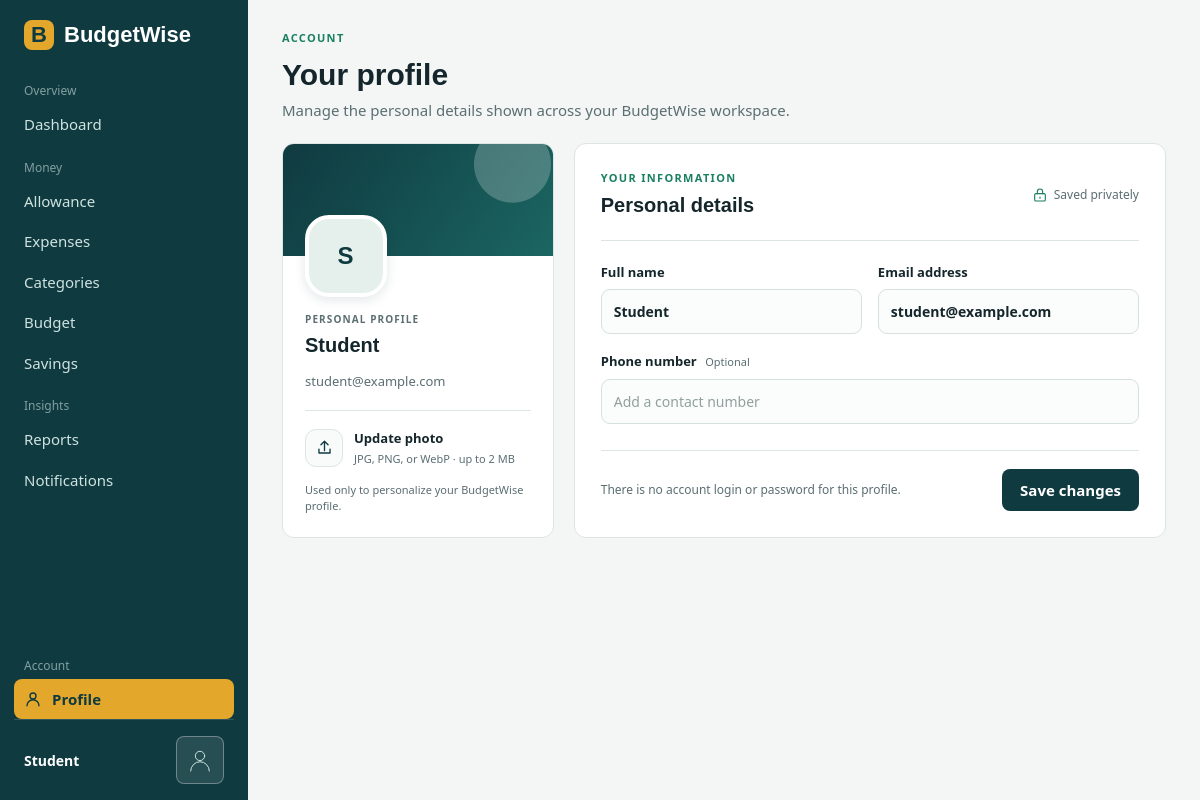
The app's page /index.php?page=profile with its own data.
### tables this page shows
CREATE TABLE users (
  user_id INT AUTO_INCREMENT PRIMARY KEY,
  full_name VARCHAR(100) NOT NULL,
  email VARCHAR(100) NOT NULL UNIQUE,
  phone_number VARCHAR(15) NOT NULL,
  profile_image VARCHAR(255) NULL
);

### src/View.php (called while the page is built, shortened)
<?php
final class View
{
    public static function render(string $page, array $data = []): void
    {
        extract($data);
        require __DIR__ . "/../views/$page.php";
        $content = ob_get_clean();
        require __DIR__ . '/../views/layout.php';
    }
}

### index.php (called while the page is built, shortened)
<?php
require __DIR__ . '/bootstrap.php';
$pages = ['dashboard', 'allowance', 'expenses', 'categories', 'budget', 'savings', 'reports', 'notifications', 'profile'];
$page = in_array($_GET['page'] ?? '', $pages, true) ? $_GET['page'] : 'dashboard';
try {
    $allowance = new Allowance;
    $expense = new Expense;
    $budget = new Budget;
    $saving = new Saving;
    $user = new User;
    $notifier = new Notifier($budget, $allowance, $expense, $saving);
    $profile = $user->profile();
    $badge = $notifier->alertCount();
    switch ($page) {
        default:
            $data = [];
    }
    $data += ['page' => $page, 'profile' => $profile, 'badge' => $badge];
    View::render($page, $data);
} catch (PDOException $x) {
    http_response_code(500);
    error_log('BudgetWise database error: ' . $x->getMessage());
    echo '<p style="font-family:sans-serif;padding:2rem">Cannot connect to the database. Check the database host, name, username, and password in <b>config.local.php</b>, and make sure <b>schema.sql</b> has been imported.</p>';
}

### src/Model.php (called while the page is built, shortened)
<?php
abstract class Model
{
    protected PDO $db;
    public function __construct() { $this->db = Database::conn(); }
    public function find(int $id): ?array
    {
        $st = $this->db->prepare('SELECT * FROM ' . static::TABLE . ' WHERE ' . static::PK . ' = ?');
        $st->execute([$id]);
        return $st->fetch() ?: null;
    }
}

### src/Database.php (called while the page is built, shortened)
<?php
final class Database
{
    private static ?PDO $pdo = null;
    public static function conn(): PDO
    {
        return self::$pdo ??= new PDO(
            sprintf('mysql:host=%s;dbname=%s;charset=utf8mb4', DB_HOST, DB_NAME),
            DB_USER, DB_PASS,
            [PDO::ATTR_ERRMODE => PDO::ERRMODE_EXCEPTION,
             PDO::ATTR_DEFAULT_FETCH_MODE => PDO::FETCH_ASSOC,
             PDO::ATTR_EMULATE_PREPARES => false]
        );
    }
}

### src/User.php (called while the page is built, shortened)
<?php
class User extends Model
{
    public function profile(): array
    {
        return $this->find(USER_ID) ?? ['full_name' => '', 'email' => '', 'phone_number' => '', 'profile_image' => null];
    }
}

### bootstrap.php (called while the page is built, shortened)
<?php
spl_autoload_register(function (string $class): void {
    $file = __DIR__ . "/src/$class.php";
});
require __DIR__ . '/src/helpers.php';

### src/helpers.php (called while the page is built, shortened)
<?php
function e(?string $s): string { return htmlspecialchars((string)$s, ENT_QUOTES, 'UTF-8'); }

### views/profile.php (the view, shortened to what this page needs)
<?php
$profileName = trim($profile['full_name'] ?? '');
$nameParts = preg_split('/\s+/u', $profileName, -1, PREG_SPLIT_NO_EMPTY) ?: [];
$initials = strtoupper(
  ($nameParts ? mb_substr($nameParts[0], 0, 1) : 'B') .
  (count($nameParts) > 1 ? mb_substr($nameParts[count($nameParts) - 1], 0, 1) : '')
);
?>
<div class="hd">
  <div>
    <span class="eyebrow">ACCOUNT</span>
    <h1>Your profile</h1>
    <p>Manage the personal details shown across your BudgetWise workspace.</p>
  </div>
</div>
<form class="profile-grid" method="post" enctype="multipart/form-data">
  <aside class="panel profile-summary">
    <div class="profile-cover"></div>
    <div class="profile-summary-body">
      <div class="profile-avatar">
        <?php if (!empty($profile['profile_image'])): ?>
          <img src="uploads/profile/<?= e($profile['profile_image']) ?>" alt="Current profile picture">
        <?php else: ?>
          <span aria-hidden="true"><?= e($initials) ?></span>
        <?php endif; ?>
      </div>
      <span class="profile-kicker">PERSONAL PROFILE</span>
      <h2><?= e($profileName ?: 'Your name') ?></h2>
      <p><?= e($profile['email'] ?? '') ?></p>
      <div class="profile-divider"></div>
      <label class="photo-upload" for="profile-image">
        <span class="photo-upload-icon" aria-hidden="true">
          <svg viewBox="0 0 24 24" focusable="false"><path d="M12 16V4m0 0L7.5 8.5M12 4l4.5 4.5M5 14v5h14v-5"></path></svg>
        </span>
        <span class="photo-upload-copy">
          <strong>Update photo</strong>
          <small>JPG, PNG, or WebP · up to 2 MB</small>
        </span>
      </label>
      <p class="profile-note">Used only to personalize your BudgetWise profile.</p>
    </div>
  </aside>
  <section class="panel profile-form-panel" aria-labelledby="profile-details-title">
    <div class="profile-section-heading">
      <div>
        <span class="eyebrow">YOUR INFORMATION</span>
        <h2 id="profile-details-title">Personal details</h2>
      </div>
      <span class="profile-secure">
        <svg viewBox="0 0 24 24" aria-hidden="true" focusable="false"><rect x="4" y="10" width="16" height="11" rx="2"></rect><path d="M8 10V7a4 4 0 0 1 8 0v3m-4 5v2"></path></svg>
        Saved privately
      </span>
    </div>
    <div class="profile-fields">
      <label for="profile-name">Full name
        <input id="profile-name" name="full_name" maxlength="100" autocomplete="name" required value="<?= e($profile['full_name']) ?>" placeholder="Enter your full name">
      </label>
      <label for="profile-email">Email address
        <input id="profile-email" name="email" type="email" maxlength="100" autocomplete="email" required value="<?= e($profile['email']) ?>" placeholder="you@example.com">
      </label>
      <label for="profile-phone">Phone number <span class="optional-label">Optional</span>
        <input id="profile-phone" name="phone_number" maxlength="15" autocomplete="tel" value="<?= e($profile['phone_number']) ?>" placeholder="Add a contact number">
      </label>
    </div>
    <div class="profile-form-footer">
      <p>There is no account login or password for this profile.</p>
      <button class="btn" type="submit">Save changes</button>
    </div>
  </section>
</form>

### views/layout.php (shortened to what this page needs)
<?php
$nav = [
  'Overview' => ['dashboard' => 'Dashboard'],
  'Money' => ['allowance' => 'Allowance', 'expenses' => 'Expenses', 'categories' => 'Categories', 'budget' => 'Budget', 'savings' => 'Savings'],
  'Insights' => ['reports' => 'Reports', 'notifications' => 'Notifications']
];
?>
<!DOCTYPE html>
<html lang="en">
<head>
  <link rel="stylesheet" href="assets/style.css?v=20261020-action-hover">
</head>
<body>
  <nav id="side" aria-label="Main">
    <div class="brand"><i>B</i>BudgetWise</div>
    <?php foreach ($nav as $group => $items): ?>
      <div class="grp"><?= e($group) ?></div>
      <?php foreach ($items as $key => $label): ?>
        <a href="index.php?page=<?= $key ?>" class="<?= $page === $key ? 'on' : '' ?>"><?= e($label) ?>
          <?php if ($key === 'notifications' && $badge): ?><span class="badge"><?= $badge ?></span><?php endif; ?></a>
      <?php endforeach; ?>
    <?php endforeach; ?>
    <div class="side-account">
      <div class="grp">Account</div>
      <a href="index.php?page=profile" class="profile-link <?= $page === 'profile' ? 'on' : '' ?>">
        <svg class="person-icon" viewBox="0 0 24 24" aria-hidden="true" focusable="false">
          <circle cx="12" cy="8" r="4"></circle>
          <path d="M4 21a8 8 0 0 1 16 0"></path>
        </svg>
        Profile
      </a>
      <div class="who">
        <b><?= e($profile['full_name'] ?: 'Student') ?></b>
        <a class="profile-photo" href="index.php?page=profile" aria-label="Change profile picture">
          <?php if (!empty($profile['profile_image'])): ?>
            <img src="uploads/profile/<?= e($profile['profile_image']) ?>" alt="">
          <?php else: ?>
            <svg viewBox="0 0 48 48" aria-hidden="true" focusable="false">
              <circle cx="24" cy="17" r="8"></circle>
              <path d="M8 43a16 16 0 0 1 32 0"></path>
            </svg>
          <?php endif; ?>
        </a>
      </div>
    </div>
  </nav>
  <main class="page-<?= e($page) ?>">
    <?= $content ?>
  </main>
</body>
</html>

### records on screen
users: full_name "Student", full_name "S", email "student@example.com"

### other values on screen
$group "Overview"
$label "Dashboard"
$group "Money"
$label "Allowance"
$label "Expenses"
$label "Categories"
$label "Budget"
$label "Savings"
$group "Insights"
$label "Reports"
$label "Notifications"
